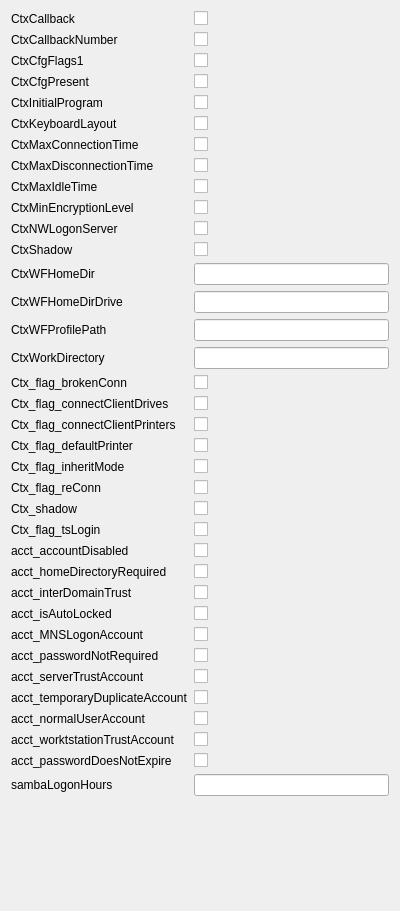
<?xml version="1.0" encoding="UTF-8"?>
<ui version="4.0">
 <class>sambaSamAccount</class>
 <widget class="QWidget" name="sambaSamAccount">
  <property name="geometry">
   <rect>
    <x>0</x>
    <y>0</y>
    <width>400</width>
    <height>911</height>
   </rect>
  </property>
  <property name="windowTitle">
   <string>Samba-Terminalserver</string>
  </property>
  <property name="windowIcon">
   <iconset resource="resources/user-samba.qrc">
    <normaloff>:/images/user-samba.png</normaloff>:/images/user-samba.png</iconset>
  </property>
  <layout class="QGridLayout" name="gridLayout">
   <item row="0" column="0">
    <layout class="QFormLayout" name="formLayout">
     <item row="0" column="0">
      <widget class="QLabel" name="CtxCallbackLabel">
       <property name="text">
        <string>CtxCallback</string>
       </property>
      </widget>
     </item>
     <item row="0" column="1">
      <widget class="QCheckBox" name="CtxCallbackEdit"/>
     </item>
     <item row="1" column="0">
      <widget class="QLabel" name="CtxCallbackNumberLabel">
       <property name="text">
        <string>CtxCallbackNumber</string>
       </property>
      </widget>
     </item>
     <item row="1" column="1">
      <widget class="QCheckBox" name="CtxCallbackNumberEdit"/>
     </item>
     <item row="2" column="0">
      <widget class="QLabel" name="CtxCfgFlags1Label">
       <property name="text">
        <string>CtxCfgFlags1</string>
       </property>
      </widget>
     </item>
     <item row="2" column="1">
      <widget class="QCheckBox" name="CtxCfgFlags1Edit"/>
     </item>
     <item row="3" column="0">
      <widget class="QLabel" name="CtxCfgPresentLabel">
       <property name="text">
        <string>CtxCfgPresent</string>
       </property>
      </widget>
     </item>
     <item row="3" column="1">
      <widget class="QCheckBox" name="CtxCfgPresentEdit"/>
     </item>
     <item row="4" column="0">
      <widget class="QLabel" name="CtxInitialProgramLabel">
       <property name="text">
        <string>CtxInitialProgram</string>
       </property>
      </widget>
     </item>
     <item row="4" column="1">
      <widget class="QCheckBox" name="CtxInitialProgramEdit"/>
     </item>
     <item row="5" column="0">
      <widget class="QLabel" name="CtxKeyboardLayoutLabel">
       <property name="text">
        <string>CtxKeyboardLayout</string>
       </property>
      </widget>
     </item>
     <item row="5" column="1">
      <widget class="QCheckBox" name="CtxKeyboardLayoutEdit"/>
     </item>
     <item row="6" column="0">
      <widget class="QLabel" name="CtxMaxConnectionTimeLabel">
       <property name="text">
        <string>CtxMaxConnectionTime</string>
       </property>
      </widget>
     </item>
     <item row="6" column="1">
      <widget class="QCheckBox" name="CtxMaxConnectionTimeEdit"/>
     </item>
     <item row="7" column="0">
      <widget class="QLabel" name="CtxMaxDisconnectionTimeLabel">
       <property name="text">
        <string>CtxMaxDisconnectionTime</string>
       </property>
      </widget>
     </item>
     <item row="7" column="1">
      <widget class="QCheckBox" name="CtxMaxDisconnectionTimeEdit"/>
     </item>
     <item row="8" column="0">
      <widget class="QLabel" name="CtxMaxIdleTimeLabel">
       <property name="text">
        <string>CtxMaxIdleTime</string>
       </property>
      </widget>
     </item>
     <item row="8" column="1">
      <widget class="QCheckBox" name="CtxMaxIdleTimeEdit"/>
     </item>
     <item row="9" column="0">
      <widget class="QLabel" name="CtxMinEncryptionLevelLabel">
       <property name="text">
        <string>CtxMinEncryptionLevel</string>
       </property>
      </widget>
     </item>
     <item row="9" column="1">
      <widget class="QCheckBox" name="CtxMinEncryptionLevelEdit"/>
     </item>
     <item row="10" column="0">
      <widget class="QLabel" name="CtxNWLogonServerLabel">
       <property name="text">
        <string>CtxNWLogonServer</string>
       </property>
      </widget>
     </item>
     <item row="10" column="1">
      <widget class="QCheckBox" name="CtxNWLogonServerEdit"/>
     </item>
     <item row="11" column="0">
      <widget class="QLabel" name="CtxShadowLabel">
       <property name="text">
        <string>CtxShadow</string>
       </property>
      </widget>
     </item>
     <item row="11" column="1">
      <widget class="QCheckBox" name="CtxShadowEdit"/>
     </item>
     <item row="12" column="0">
      <widget class="QLabel" name="CtxWFHomeDirLabel">
       <property name="text">
        <string>CtxWFHomeDir</string>
       </property>
      </widget>
     </item>
     <item row="12" column="1">
      <widget class="QLineEdit" name="CtxWFHomeDirEdit"/>
     </item>
     <item row="13" column="0">
      <widget class="QLabel" name="CtxWFHomeDirDriveLabel">
       <property name="text">
        <string>CtxWFHomeDirDrive</string>
       </property>
      </widget>
     </item>
     <item row="13" column="1">
      <widget class="QLineEdit" name="CtxWFHomeDirDriveEdit"/>
     </item>
     <item row="14" column="0">
      <widget class="QLabel" name="CtxWFProfilePathLabel">
       <property name="text">
        <string>CtxWFProfilePath</string>
       </property>
      </widget>
     </item>
     <item row="14" column="1">
      <widget class="QLineEdit" name="CtxWFProfilePathEdit"/>
     </item>
     <item row="15" column="0">
      <widget class="QLabel" name="CtxWorkDirectoryLabel">
       <property name="text">
        <string>CtxWorkDirectory</string>
       </property>
      </widget>
     </item>
     <item row="15" column="1">
      <widget class="QLineEdit" name="CtxWorkDirectoryEdit"/>
     </item>
     <item row="16" column="0">
      <widget class="QLabel" name="Ctx_flag_brokenConnLabel">
       <property name="text">
        <string>Ctx_flag_brokenConn</string>
       </property>
      </widget>
     </item>
     <item row="16" column="1">
      <widget class="QCheckBox" name="Ctx_flag_brokenConnEdit"/>
     </item>
     <item row="17" column="0">
      <widget class="QLabel" name="Ctx_flag_connectClientDrivesLabel">
       <property name="text">
        <string>Ctx_flag_connectClientDrives</string>
       </property>
      </widget>
     </item>
     <item row="17" column="1">
      <widget class="QCheckBox" name="Ctx_flag_connectClientDrivesEdit"/>
     </item>
     <item row="18" column="0">
      <widget class="QLabel" name="Ctx_flag_connectClientPrintersLabel">
       <property name="text">
        <string>Ctx_flag_connectClientPrinters</string>
       </property>
      </widget>
     </item>
     <item row="18" column="1">
      <widget class="QCheckBox" name="Ctx_flag_connectClientPrintersEdit"/>
     </item>
     <item row="19" column="0">
      <widget class="QLabel" name="Ctx_flag_defaultPrinterLabel">
       <property name="text">
        <string>Ctx_flag_defaultPrinter</string>
       </property>
      </widget>
     </item>
     <item row="19" column="1">
      <widget class="QCheckBox" name="Ctx_flag_defaultPrinterEdit"/>
     </item>
     <item row="20" column="0">
      <widget class="QLabel" name="Ctx_flag_inheritModeLabel">
       <property name="text">
        <string>Ctx_flag_inheritMode</string>
       </property>
      </widget>
     </item>
     <item row="20" column="1">
      <widget class="QCheckBox" name="Ctx_flag_inheritModeEdit"/>
     </item>
     <item row="21" column="0">
      <widget class="QLabel" name="Ctx_flag_reConnLabel">
       <property name="text">
        <string>Ctx_flag_reConn</string>
       </property>
      </widget>
     </item>
     <item row="21" column="1">
      <widget class="QCheckBox" name="Ctx_flag_reConnEdit"/>
     </item>
     <item row="22" column="0">
      <widget class="QLabel" name="Ctx_shadowLabel">
       <property name="text">
        <string>Ctx_shadow</string>
       </property>
      </widget>
     </item>
     <item row="22" column="1">
      <widget class="QCheckBox" name="Ctx_shadowEdit"/>
     </item>
     <item row="23" column="0">
      <widget class="QLabel" name="Ctx_flag_tsLoginLabel">
       <property name="text">
        <string>Ctx_flag_tsLogin</string>
       </property>
      </widget>
     </item>
     <item row="23" column="1">
      <widget class="QCheckBox" name="Ctx_flag_tsLoginEdit"/>
     </item>
     <item row="24" column="0">
      <widget class="QLabel" name="acct_accountDisabledLabel">
       <property name="text">
        <string>acct_accountDisabled</string>
       </property>
      </widget>
     </item>
     <item row="24" column="1">
      <widget class="QCheckBox" name="acct_accountDisabledEdit"/>
     </item>
     <item row="25" column="0">
      <widget class="QLabel" name="acct_homeDirectoryRequiredLabel">
       <property name="text">
        <string>acct_homeDirectoryRequired</string>
       </property>
      </widget>
     </item>
     <item row="25" column="1">
      <widget class="QCheckBox" name="acct_homeDirectoryRequiredEdit"/>
     </item>
     <item row="26" column="0">
      <widget class="QLabel" name="acct_interDomainTrustLabel">
       <property name="text">
        <string>acct_interDomainTrust</string>
       </property>
      </widget>
     </item>
     <item row="26" column="1">
      <widget class="QCheckBox" name="acct_interDomainTrustEdit"/>
     </item>
     <item row="27" column="0">
      <widget class="QLabel" name="acct_isAutoLockedLabel">
       <property name="text">
        <string>acct_isAutoLocked</string>
       </property>
      </widget>
     </item>
     <item row="27" column="1">
      <widget class="QCheckBox" name="acct_isAutoLockedEdit"/>
     </item>
     <item row="28" column="0">
      <widget class="QLabel" name="acct_MNSLogonAccountLabel">
       <property name="text">
        <string>acct_MNSLogonAccount</string>
       </property>
      </widget>
     </item>
     <item row="28" column="1">
      <widget class="QCheckBox" name="acct_MNSLogonAccountEdit"/>
     </item>
     <item row="29" column="0">
      <widget class="QLabel" name="acct_passwordNotRequiredLabel">
       <property name="text">
        <string>acct_passwordNotRequired</string>
       </property>
      </widget>
     </item>
     <item row="29" column="1">
      <widget class="QCheckBox" name="acct_passwordNotRequiredEdit"/>
     </item>
     <item row="30" column="0">
      <widget class="QLabel" name="acct_serverTrustAccountLabel">
       <property name="text">
        <string>acct_serverTrustAccount</string>
       </property>
      </widget>
     </item>
     <item row="30" column="1">
      <widget class="QCheckBox" name="acct_serverTrustAccountEdit"/>
     </item>
     <item row="31" column="0">
      <widget class="QLabel" name="acct_temporaryDuplicateAccountLabel">
       <property name="text">
        <string>acct_temporaryDuplicateAccount</string>
       </property>
      </widget>
     </item>
     <item row="31" column="1">
      <widget class="QCheckBox" name="acct_temporaryDuplicateAccountEdit"/>
     </item>
     <item row="32" column="0">
      <widget class="QLabel" name="acct_normalUserAccountLabel">
       <property name="text">
        <string>acct_normalUserAccount</string>
       </property>
      </widget>
     </item>
     <item row="32" column="1">
      <widget class="QCheckBox" name="acct_normalUserAccountEdit"/>
     </item>
     <item row="33" column="0">
      <widget class="QLabel" name="acct_worktstationTrustAccountLabel">
       <property name="text">
        <string>acct_worktstationTrustAccount</string>
       </property>
      </widget>
     </item>
     <item row="33" column="1">
      <widget class="QCheckBox" name="acct_worktstationTrustAccountEdit"/>
     </item>
     <item row="34" column="0">
      <widget class="QLabel" name="acct_passwordDoesNotExpireLabel">
       <property name="text">
        <string>acct_passwordDoesNotExpire</string>
       </property>
      </widget>
     </item>
     <item row="34" column="1">
      <widget class="QCheckBox" name="acct_passwordDoesNotExpireEdit"/>
     </item>
     <item row="35" column="0">
      <widget class="QLabel" name="sambaLogonHoursLabel">
       <property name="text">
        <string>sambaLogonHours</string>
       </property>
      </widget>
     </item>
     <item row="35" column="1">
      <widget class="QLineEdit" name="sambaLogonHoursEdit"/>
     </item>
    </layout>
   </item>
  </layout>
 </widget>
 <resources>
  <include location="resources/user-samba.qrc"/>
 </resources>
 <connections>
  <connection>
   <sender>CtxCallbackEdit</sender>
   <signal>textChanged(QString)</signal>
   <receiver>sambaSamAccount</receiver>
   <slot>property_CtxCallback()</slot>
   <hints>
    <hint type="sourcelabel">
     <x>20</x>
     <y>20</y>
    </hint>
    <hint type="destinationlabel">
     <x>20</x>
     <y>20</y>
    </hint>
   </hints>
  </connection>
  <connection>
   <sender>CtxCallbackNumberEdit</sender>
   <signal>textChanged(QString)</signal>
   <receiver>sambaSamAccount</receiver>
   <slot>property_CtxCallbackNumber()</slot>
   <hints>
    <hint type="sourcelabel">
     <x>20</x>
     <y>20</y>
    </hint>
    <hint type="destinationlabel">
     <x>20</x>
     <y>20</y>
    </hint>
   </hints>
  </connection>
  <connection>
   <sender>CtxCfgFlags1Edit</sender>
   <signal>textChanged(QString)</signal>
   <receiver>sambaSamAccount</receiver>
   <slot>property_CtxCfgFlags1()</slot>
   <hints>
    <hint type="sourcelabel">
     <x>20</x>
     <y>20</y>
    </hint>
    <hint type="destinationlabel">
     <x>20</x>
     <y>20</y>
    </hint>
   </hints>
  </connection>
  <connection>
   <sender>CtxCfgPresentEdit</sender>
   <signal>textChanged(QString)</signal>
   <receiver>sambaSamAccount</receiver>
   <slot>property_CtxCfgPresent()</slot>
   <hints>
    <hint type="sourcelabel">
     <x>20</x>
     <y>20</y>
    </hint>
    <hint type="destinationlabel">
     <x>20</x>
     <y>20</y>
    </hint>
   </hints>
  </connection>
  <connection>
   <sender>CtxInitialProgramEdit</sender>
   <signal>textChanged(QString)</signal>
   <receiver>sambaSamAccount</receiver>
   <slot>property_CtxInitialProgram()</slot>
   <hints>
    <hint type="sourcelabel">
     <x>20</x>
     <y>20</y>
    </hint>
    <hint type="destinationlabel">
     <x>20</x>
     <y>20</y>
    </hint>
   </hints>
  </connection>
  <connection>
   <sender>CtxKeyboardLayoutEdit</sender>
   <signal>textChanged(QString)</signal>
   <receiver>sambaSamAccount</receiver>
   <slot>property_CtxKeyboardLayout()</slot>
   <hints>
    <hint type="sourcelabel">
     <x>20</x>
     <y>20</y>
    </hint>
    <hint type="destinationlabel">
     <x>20</x>
     <y>20</y>
    </hint>
   </hints>
  </connection>
  <connection>
   <sender>CtxMaxConnectionTimeEdit</sender>
   <signal>textChanged(QString)</signal>
   <receiver>sambaSamAccount</receiver>
   <slot>property_CtxMaxConnectionTime()</slot>
   <hints>
    <hint type="sourcelabel">
     <x>20</x>
     <y>20</y>
    </hint>
    <hint type="destinationlabel">
     <x>20</x>
     <y>20</y>
    </hint>
   </hints>
  </connection>
  <connection>
   <sender>CtxMaxDisconnectionTimeEdit</sender>
   <signal>textChanged(QString)</signal>
   <receiver>sambaSamAccount</receiver>
   <slot>property_CtxMaxDisconnectionTime()</slot>
   <hints>
    <hint type="sourcelabel">
     <x>20</x>
     <y>20</y>
    </hint>
    <hint type="destinationlabel">
     <x>20</x>
     <y>20</y>
    </hint>
   </hints>
  </connection>
  <connection>
   <sender>CtxMaxIdleTimeEdit</sender>
   <signal>textChanged(QString)</signal>
   <receiver>sambaSamAccount</receiver>
   <slot>property_CtxMaxIdleTime()</slot>
   <hints>
    <hint type="sourcelabel">
     <x>20</x>
     <y>20</y>
    </hint>
    <hint type="destinationlabel">
     <x>20</x>
     <y>20</y>
    </hint>
   </hints>
  </connection>
  <connection>
   <sender>CtxMinEncryptionLevelEdit</sender>
   <signal>textChanged(QString)</signal>
   <receiver>sambaSamAccount</receiver>
   <slot>property_CtxMinEncryptionLevel()</slot>
   <hints>
    <hint type="sourcelabel">
     <x>20</x>
     <y>20</y>
    </hint>
    <hint type="destinationlabel">
     <x>20</x>
     <y>20</y>
    </hint>
   </hints>
  </connection>
  <connection>
   <sender>CtxNWLogonServerEdit</sender>
   <signal>textChanged(QString)</signal>
   <receiver>sambaSamAccount</receiver>
   <slot>property_CtxNWLogonServer()</slot>
   <hints>
    <hint type="sourcelabel">
     <x>20</x>
     <y>20</y>
    </hint>
    <hint type="destinationlabel">
     <x>20</x>
     <y>20</y>
    </hint>
   </hints>
  </connection>
  <connection>
   <sender>CtxShadowEdit</sender>
   <signal>textChanged(QString)</signal>
   <receiver>sambaSamAccount</receiver>
   <slot>property_CtxShadow()</slot>
   <hints>
    <hint type="sourcelabel">
     <x>20</x>
     <y>20</y>
    </hint>
    <hint type="destinationlabel">
     <x>20</x>
     <y>20</y>
    </hint>
   </hints>
  </connection>
  <connection>
   <sender>CtxWFHomeDirEdit</sender>
   <signal>textChanged(QString)</signal>
   <receiver>sambaSamAccount</receiver>
   <slot>property_CtxWFHomeDir()</slot>
   <hints>
    <hint type="sourcelabel">
     <x>20</x>
     <y>20</y>
    </hint>
    <hint type="destinationlabel">
     <x>20</x>
     <y>20</y>
    </hint>
   </hints>
  </connection>
  <connection>
   <sender>CtxWFHomeDirDriveEdit</sender>
   <signal>textChanged(QString)</signal>
   <receiver>sambaSamAccount</receiver>
   <slot>property_CtxWFHomeDirDrive()</slot>
   <hints>
    <hint type="sourcelabel">
     <x>20</x>
     <y>20</y>
    </hint>
    <hint type="destinationlabel">
     <x>20</x>
     <y>20</y>
    </hint>
   </hints>
  </connection>
  <connection>
   <sender>CtxWFProfilePathEdit</sender>
   <signal>textChanged(QString)</signal>
   <receiver>sambaSamAccount</receiver>
   <slot>property_CtxWFProfilePath()</slot>
   <hints>
    <hint type="sourcelabel">
     <x>20</x>
     <y>20</y>
    </hint>
    <hint type="destinationlabel">
     <x>20</x>
     <y>20</y>
    </hint>
   </hints>
  </connection>
  <connection>
   <sender>CtxWorkDirectoryEdit</sender>
   <signal>textChanged(QString)</signal>
   <receiver>sambaSamAccount</receiver>
   <slot>property_CtxWorkDirectory()</slot>
   <hints>
    <hint type="sourcelabel">
     <x>20</x>
     <y>20</y>
    </hint>
    <hint type="destinationlabel">
     <x>20</x>
     <y>20</y>
    </hint>
   </hints>
  </connection>
  <connection>
   <sender>Ctx_flag_brokenConnEdit</sender>
   <signal>textChanged(QString)</signal>
   <receiver>sambaSamAccount</receiver>
   <slot>property_Ctx_flag_brokenConn()</slot>
   <hints>
    <hint type="sourcelabel">
     <x>20</x>
     <y>20</y>
    </hint>
    <hint type="destinationlabel">
     <x>20</x>
     <y>20</y>
    </hint>
   </hints>
  </connection>
  <connection>
   <sender>Ctx_flag_connectClientDrivesEdit</sender>
   <signal>textChanged(QString)</signal>
   <receiver>sambaSamAccount</receiver>
   <slot>property_Ctx_flag_connectClientDrives()</slot>
   <hints>
    <hint type="sourcelabel">
     <x>20</x>
     <y>20</y>
    </hint>
    <hint type="destinationlabel">
     <x>20</x>
     <y>20</y>
    </hint>
   </hints>
  </connection>
  <connection>
   <sender>Ctx_flag_connectClientPrintersEdit</sender>
   <signal>textChanged(QString)</signal>
   <receiver>sambaSamAccount</receiver>
   <slot>property_Ctx_flag_connectClientPrinters()</slot>
   <hints>
    <hint type="sourcelabel">
     <x>20</x>
     <y>20</y>
    </hint>
    <hint type="destinationlabel">
     <x>20</x>
     <y>20</y>
    </hint>
   </hints>
  </connection>
  <connection>
   <sender>Ctx_flag_defaultPrinterEdit</sender>
   <signal>textChanged(QString)</signal>
   <receiver>sambaSamAccount</receiver>
   <slot>property_Ctx_flag_defaultPrinter()</slot>
   <hints>
    <hint type="sourcelabel">
     <x>20</x>
     <y>20</y>
    </hint>
    <hint type="destinationlabel">
     <x>20</x>
     <y>20</y>
    </hint>
   </hints>
  </connection>
  <connection>
   <sender>Ctx_flag_inheritModeEdit</sender>
   <signal>textChanged(QString)</signal>
   <receiver>sambaSamAccount</receiver>
   <slot>property_Ctx_flag_inheritMode()</slot>
   <hints>
    <hint type="sourcelabel">
     <x>20</x>
     <y>20</y>
    </hint>
    <hint type="destinationlabel">
     <x>20</x>
     <y>20</y>
    </hint>
   </hints>
  </connection>
  <connection>
   <sender>Ctx_flag_reConnEdit</sender>
   <signal>textChanged(QString)</signal>
   <receiver>sambaSamAccount</receiver>
   <slot>property_Ctx_flag_reConn()</slot>
   <hints>
    <hint type="sourcelabel">
     <x>20</x>
     <y>20</y>
    </hint>
    <hint type="destinationlabel">
     <x>20</x>
     <y>20</y>
    </hint>
   </hints>
  </connection>
  <connection>
   <sender>Ctx_shadowEdit</sender>
   <signal>textChanged(QString)</signal>
   <receiver>sambaSamAccount</receiver>
   <slot>property_Ctx_shadow()</slot>
   <hints>
    <hint type="sourcelabel">
     <x>20</x>
     <y>20</y>
    </hint>
    <hint type="destinationlabel">
     <x>20</x>
     <y>20</y>
    </hint>
   </hints>
  </connection>
  <connection>
   <sender>Ctx_flag_tsLoginEdit</sender>
   <signal>textChanged(QString)</signal>
   <receiver>sambaSamAccount</receiver>
   <slot>property_Ctx_flag_tsLogin()</slot>
   <hints>
    <hint type="sourcelabel">
     <x>20</x>
     <y>20</y>
    </hint>
    <hint type="destinationlabel">
     <x>20</x>
     <y>20</y>
    </hint>
   </hints>
  </connection>
  <connection>
   <sender>acct_accountDisabledEdit</sender>
   <signal>textChanged(QString)</signal>
   <receiver>sambaSamAccount</receiver>
   <slot>property_acct_accountDisabled()</slot>
   <hints>
    <hint type="sourcelabel">
     <x>20</x>
     <y>20</y>
    </hint>
    <hint type="destinationlabel">
     <x>20</x>
     <y>20</y>
    </hint>
   </hints>
  </connection>
  <connection>
   <sender>acct_homeDirectoryRequiredEdit</sender>
   <signal>textChanged(QString)</signal>
   <receiver>sambaSamAccount</receiver>
   <slot>property_acct_homeDirectoryRequired()</slot>
   <hints>
    <hint type="sourcelabel">
     <x>20</x>
     <y>20</y>
    </hint>
    <hint type="destinationlabel">
     <x>20</x>
     <y>20</y>
    </hint>
   </hints>
  </connection>
  <connection>
   <sender>acct_interDomainTrustEdit</sender>
   <signal>textChanged(QString)</signal>
   <receiver>sambaSamAccount</receiver>
   <slot>property_acct_interDomainTrust()</slot>
   <hints>
    <hint type="sourcelabel">
     <x>20</x>
     <y>20</y>
    </hint>
    <hint type="destinationlabel">
     <x>20</x>
     <y>20</y>
    </hint>
   </hints>
  </connection>
  <connection>
   <sender>acct_isAutoLockedEdit</sender>
   <signal>textChanged(QString)</signal>
   <receiver>sambaSamAccount</receiver>
   <slot>property_acct_isAutoLocked()</slot>
   <hints>
    <hint type="sourcelabel">
     <x>20</x>
     <y>20</y>
    </hint>
    <hint type="destinationlabel">
     <x>20</x>
     <y>20</y>
    </hint>
   </hints>
  </connection>
  <connection>
   <sender>acct_MNSLogonAccountEdit</sender>
   <signal>textChanged(QString)</signal>
   <receiver>sambaSamAccount</receiver>
   <slot>property_acct_MNSLogonAccount()</slot>
   <hints>
    <hint type="sourcelabel">
     <x>20</x>
     <y>20</y>
    </hint>
    <hint type="destinationlabel">
     <x>20</x>
     <y>20</y>
    </hint>
   </hints>
  </connection>
  <connection>
   <sender>acct_passwordNotRequiredEdit</sender>
   <signal>textChanged(QString)</signal>
   <receiver>sambaSamAccount</receiver>
   <slot>property_acct_passwordNotRequired()</slot>
   <hints>
    <hint type="sourcelabel">
     <x>20</x>
     <y>20</y>
    </hint>
    <hint type="destinationlabel">
     <x>20</x>
     <y>20</y>
    </hint>
   </hints>
  </connection>
  <connection>
   <sender>acct_serverTrustAccountEdit</sender>
   <signal>textChanged(QString)</signal>
   <receiver>sambaSamAccount</receiver>
   <slot>property_acct_serverTrustAccount()</slot>
   <hints>
    <hint type="sourcelabel">
     <x>20</x>
     <y>20</y>
    </hint>
    <hint type="destinationlabel">
     <x>20</x>
     <y>20</y>
    </hint>
   </hints>
  </connection>
  <connection>
   <sender>acct_temporaryDuplicateAccountEdit</sender>
   <signal>textChanged(QString)</signal>
   <receiver>sambaSamAccount</receiver>
   <slot>property_acct_temporaryDuplicateAccount()</slot>
   <hints>
    <hint type="sourcelabel">
     <x>20</x>
     <y>20</y>
    </hint>
    <hint type="destinationlabel">
     <x>20</x>
     <y>20</y>
    </hint>
   </hints>
  </connection>
  <connection>
   <sender>acct_normalUserAccountEdit</sender>
   <signal>textChanged(QString)</signal>
   <receiver>sambaSamAccount</receiver>
   <slot>property_acct_normalUserAccount()</slot>
   <hints>
    <hint type="sourcelabel">
     <x>20</x>
     <y>20</y>
    </hint>
    <hint type="destinationlabel">
     <x>20</x>
     <y>20</y>
    </hint>
   </hints>
  </connection>
  <connection>
   <sender>acct_worktstationTrustAccountEdit</sender>
   <signal>textChanged(QString)</signal>
   <receiver>sambaSamAccount</receiver>
   <slot>property_acct_worktstationTrustAccount()</slot>
   <hints>
    <hint type="sourcelabel">
     <x>20</x>
     <y>20</y>
    </hint>
    <hint type="destinationlabel">
     <x>20</x>
     <y>20</y>
    </hint>
   </hints>
  </connection>
  <connection>
   <sender>acct_passwordDoesNotExpireEdit</sender>
   <signal>textChanged(QString)</signal>
   <receiver>sambaSamAccount</receiver>
   <slot>property_acct_passwordDoesNotExpire()</slot>
   <hints>
    <hint type="sourcelabel">
     <x>20</x>
     <y>20</y>
    </hint>
    <hint type="destinationlabel">
     <x>20</x>
     <y>20</y>
    </hint>
   </hints>
  </connection>
  <connection>
   <sender>sambaLogonHoursEdit</sender>
   <signal>textChanged(QString)</signal>
   <receiver>sambaSamAccount</receiver>
   <slot>property_sambaLogonHours()</slot>
   <hints>
    <hint type="sourcelabel">
     <x>20</x>
     <y>20</y>
    </hint>
    <hint type="destinationlabel">
     <x>20</x>
     <y>20</y>
    </hint>
   </hints>
  </connection>
 </connections>
</ui>
